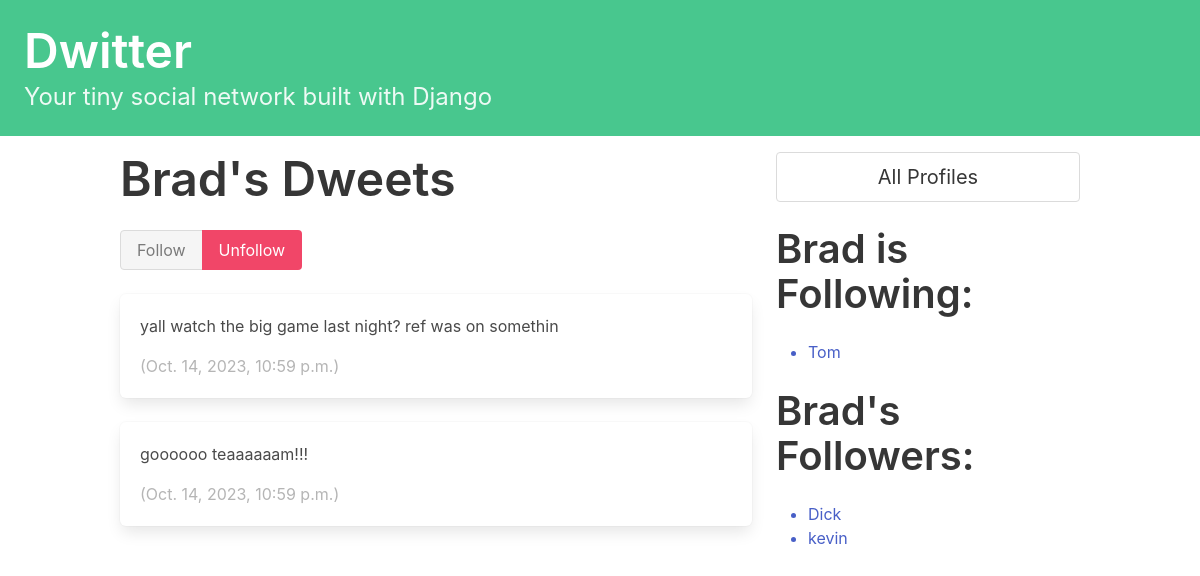
The page /profile/7 (signed in) on the database its author committed.
### dwitter/models.py (models this page shows, shortened)
class Profile(models.Model):
    user = models.OneToOneField(User, on_delete=models.CASCADE)
    follows = models.ManyToManyField(
        "self",
        related_name="followed_by",
        symmetrical=False,
        blank=True
    )
    def __str__(self):
        return self.user.username

class Dweet(models.Model):
    user = models.ForeignKey(
        User, related_name="dweets", on_delete=models.DO_NOTHING
    )
    body = models.CharField(max_length=140)
    created_at = models.DateTimeField(auto_now_add=True)

### dwitter/views.py (the view, shortened to what this page needs)
# urls.py: path("profile/<int:pk>", profile, name="profile"),
def profile(request, pk):
    if not hasattr(request.user, 'profile'):
        missing_profile = Profile(user=request.user)
        missing_profile.save()
    profile = Profile.objects.get(pk=pk)
    return render(request, "dwitter/profile.html", {"profile": profile, "following_excluding_self": profile.follows.exclude(user=profile.user), "followers_excluding_self": profile.followed_by.exclude(user=profile.user)})

### dwitter/templates/dwitter/profile.html (shortened to what this page needs)
{% extends 'base.html' %}
{% block content %}
<div class="column is-two-thirds">
    <h1 class="title is-1">{{ profile.user.username}}'s Dweets</h1>
    <div class="block">
        <form method="post">
            <div class="buttons has-addons">
            {% if profile in user.profile.follows.all %}
                <button class="button is-success is-static">Follow</button>
                <button class="button is-danger" name="follow" value="unfollow">Unfollow</button>
            {% else %}
                <button class="button is-success" name="follow" value="follow">Follow</button>
                <button class="button is-danger is-static">Unfollow</button>
            {% endif %}
            </div>
        </form>
    </div>
    <div class="content" style="word-wrap: anywhere;">
        {% for dweet in profile.user.dweets.all %}
            <div class="box">
                <p>{{dweet.body}}</p>
                <p class="is-small has-text-grey-light">
                    ({{ dweet.created_at }})
                </p>
            </div>
        {% endfor %}
    </div>
</div>
<div class="column is-one-third">
    <div class="block">
        <a href="{% url 'dwitter:profile_list' %}">
            <button class="button is-medium is-fullwidth">All Profiles</button>
        </a>
    </div>
    <div class="block">
        <h2 class="title is-2">{{ profile.user.username}} is Following:</h2>
        <div class="content">
            <ul>
            {% if following_excluding_self.count > 0 %}
                {% for following in following_excluding_self %}
                <a href="{% url 'dwitter:profile' following.id %}">
                        <li>{{ following }}</li>
                    </a>
                {% endfor %}
            {% else %}
                <p>{{ profile.user.username}} isn't following anyone.</p>
            {% endif %}
            </ul>
        </div>
    </div>
    <div class="block">
        <h2 class="title is-2">{{ profile.user.username}}'s Followers:</h2>
        <div class="content">
            <ul>
            {% if followers_excluding_self.count > 0 %}
                {% for follower in followers_excluding_self %}
                    <a href="{% url 'dwitter:profile' follower.id %}">
                        <li>{{ follower }}</li>
                    </a>
                {% endfor %}
            {% else %}
                <p>No users are following {{ profile.user.username}}.</p>
            {% endif %}
            </ul>
        </div>
    </div>
</div>
{% endblock content %}

### rows shown on the page
Profile: user.username "Brad"
Dweet: body "yall watch the big game last night? ref was on somethin", created_at "Oct. 14, 2023, 10:59 p.m."
Dweet: body "goooooo teaaaaaam!!!", created_at "Oct. 14, 2023, 10:59 p.m."
Profile: user.username "Tom"
Profile: user.username "Dick"
Profile: user.username "kevin"
